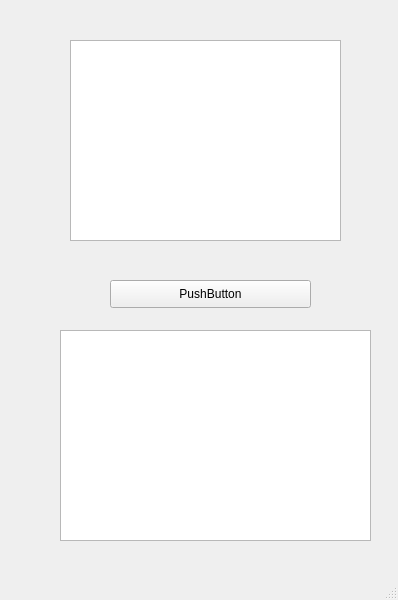
<?xml version="1.0" encoding="UTF-8"?>
<ui version="4.0">
 <class>cell_translator</class>
 <widget class="QMainWindow" name="cell_translator">
  <property name="geometry">
   <rect>
    <x>0</x>
    <y>0</y>
    <width>398</width>
    <height>600</height>
   </rect>
  </property>
  <property name="windowTitle">
   <string>MainWindow</string>
  </property>
  <widget class="QWidget" name="centralwidget">
   <widget class="QPushButton" name="translateButton">
    <property name="geometry">
     <rect>
      <x>110</x>
      <y>280</y>
      <width>201</width>
      <height>28</height>
     </rect>
    </property>
    <property name="text">
     <string>PushButton</string>
    </property>
   </widget>
   <widget class="QTextEdit" name="inputText">
    <property name="geometry">
     <rect>
      <x>70</x>
      <y>40</y>
      <width>271</width>
      <height>201</height>
     </rect>
    </property>
   </widget>
   <widget class="QTextEdit" name="outputText">
    <property name="geometry">
     <rect>
      <x>60</x>
      <y>330</y>
      <width>311</width>
      <height>211</height>
     </rect>
    </property>
   </widget>
  </widget>
  <widget class="QMenuBar" name="menubar">
   <property name="geometry">
    <rect>
     <x>0</x>
     <y>0</y>
     <width>398</width>
     <height>25</height>
    </rect>
   </property>
  </widget>
  <widget class="QStatusBar" name="statusbar"/>
 </widget>
 <resources/>
 <connections/>
</ui>
